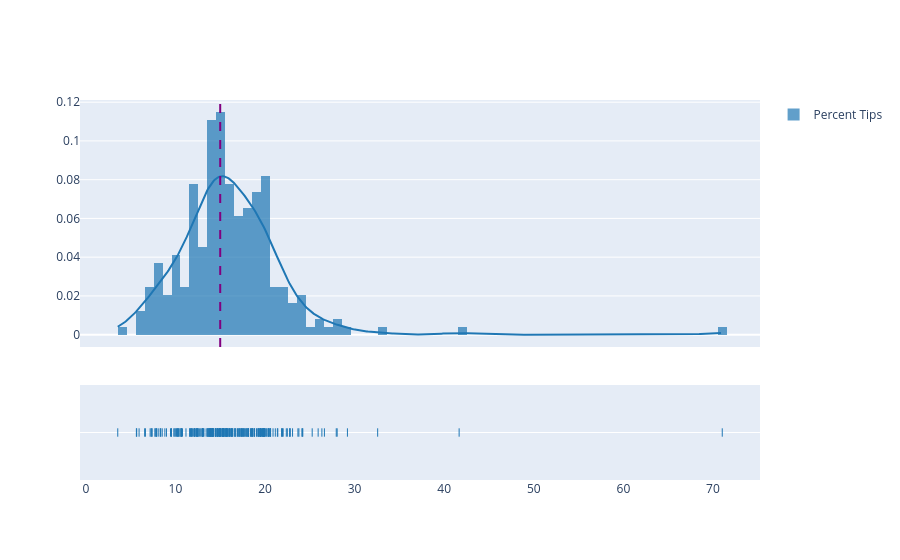

Notebook code for this chart:
### Markdown cell above
### Linear Models

### Code cell
import plotly.figure_factory as ff

url = "https://raw.githubusercontent.com/mwaskom/seaborn-data/master/tips.csv"
tips = pd.read_csv(url)

tips['percent'] = tips['tip'] / tips['total_bill'] * 100
fig = ff.create_distplot([tips['percent']], ["Percent Tips"])
fig.add_vline(x=15, line_color = 'purple', line_dash = 'dash')
fig.show()

### Figure 1 — Plotly figure (JSON) as saved in the notebook; plotly's stock layout.template omitted (floating-point values rounded to 4 significant figures; data arrays with more than 128 entries replaced by an {"elided": "..."} marker saying what was removed)
{"data": [{"autobinx": false, "histnorm": "probability density", "legendgroup": "Percent Tips", "marker": {"color": "rgb(31, 119, 180)"}, "name": "Percent Tips", "opacity": 0.7, "type": "histogram", "x": {"elided": "244 float values"}, "xaxis": "x", "xbins": {"end": 71.03, "size": 1, "start": 3.564}, "yaxis": "y"}, {"legendgroup": "Percent Tips", "marker": {"color": "rgb(31, 119, 180)"}, "mode": "lines", "name": "Percent Tips", "showlegend": false, "type": "scatter", "x": {"elided": "500 float values"}, "xaxis": "x", "y": {"elided": "500 float values"}, "yaxis": "y"}, {"legendgroup": "Percent Tips", "marker": {"color": "rgb(31, 119, 180)", "symbol": "line-ns-open"}, "mode": "markers", "name": "Percent Tips", "showlegend": false, "type": "scatter", "x": {"elided": "244 float values"}, "xaxis": "x", "y": {"elided": "244 str values"}, "yaxis": "y2"}], "layout": {"barmode": "overlay", "hovermode": "closest", "legend": {"traceorder": "reversed"}, "shapes": [{"line": {"color": "purple", "dash": "dash"}, "type": "line", "x0": 15, "x1": 15, "xref": "x", "y0": 0, "y1": 1, "yref": "y domain"}], "xaxis": {"anchor": "y2", "domain": [0, 1], "zeroline": false}, "yaxis": {"anchor": "free", "domain": [0.35, 1], "position": 0}, "yaxis2": {"anchor": "x", "domain": [0, 0.25], "dtick": 1, "showticklabels": false}}}
